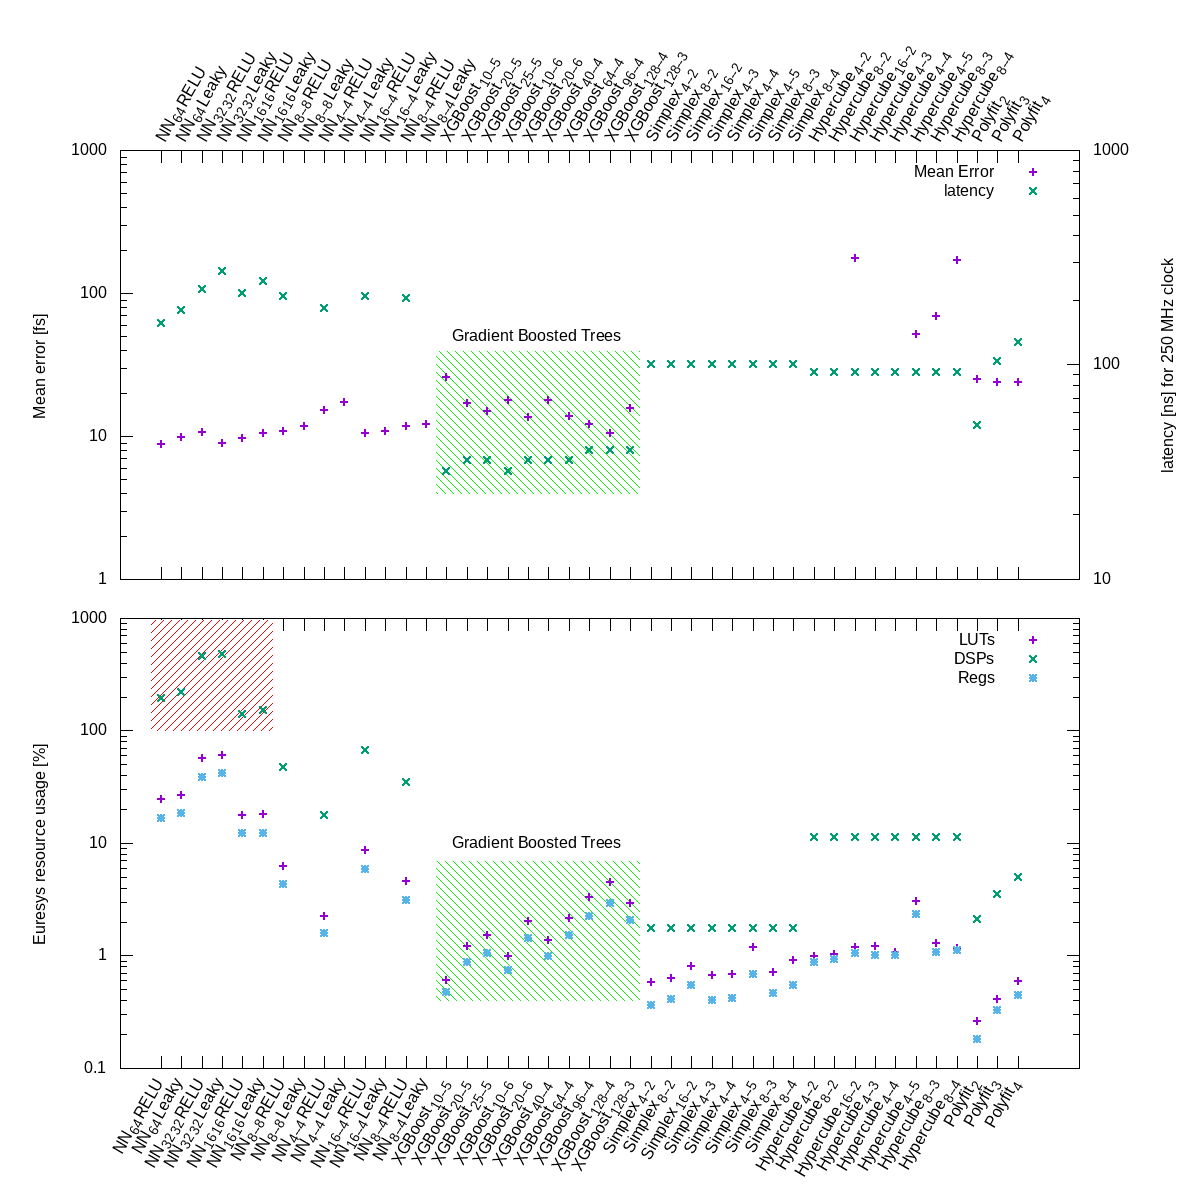

This figure's gnuplot source:
#!/usr/bin/gnuplot -persist
#
#    
#    	G N U P L O T
#    	Version 5.2 patchlevel 6    last modified 2019-01-01 
#    
#    	Copyright (C) 1986-1993, 1998, 2004, 2007-2018
#    	Thomas Williams, Colin Kelley and many others
#    
#    	gnuplot home:     http://www.gnuplot.info
#    	faq, bugs, etc:   type "help FAQ"
#    	immediate help:   type "help"  (plot window: hit 'h')
# set terminal qt 0 font "Sans,9"
# set output
unset clip points
set clip one
unset clip two
set errorbars front 1.000000 
set border 31 front lt black linewidth 1.000 dashtype solid
set zdata 
set ydata 
set xdata 
set y2data 
set x2data 
set boxwidth
set style fill  empty border
set style rectangle back fc  bgnd fillstyle   solid 1.00 border lt -1
set style circle radius graph 0.02 
set style ellipse size graph 0.05, 0.03 angle 0 units xy
set dummy x, y
set format x "% h" 
set format y "% h" 
set format x2 "% h" 
set format y2 "% h" 
set format z "% h" 
set format cb "% h" 
set format r "% h" 
set ttics format "% h"
set timefmt "%d/%m/%y,%H:%M"
set angles radians
set tics back
unset grid
unset raxis
set theta counterclockwise right
set style parallel front  lt black linewidth 2.000 dashtype solid
set key title "" center
set key fixed right top vertical Right noreverse enhanced autotitle nobox
set key noinvert samplen 4 spacing 1 width 0 height 0 
set key maxcolumns 0 maxrows 0
set key noopaque
unset label
unset arrow
set style increment default
unset style line
unset style arrow
set style histogram clustered gap 2 title textcolor lt -1
unset object
set style textbox transparent margins  1.0,  1.0 border  lt -1 linewidth  1.0
set offsets 0, 0, 0, 0
set pointsize 1
set pointintervalbox 1
set encoding default
unset polar
unset parametric
unset decimalsign
unset micro
unset minussign
set view 60, 30, 1, 1
set view azimuth 0
set rgbmax 255
set samples 100, 100
set isosamples 10, 10
set surface 
unset contour
set cntrlabel  format '%8.3g' font '' start 5 interval 20
set mapping cartesian
set datafile separator ","
unset hidden3d
set cntrparam order 4
set cntrparam linear
set cntrparam levels auto 5 unsorted
set cntrparam firstlinetype 0
set cntrparam points 5
set size ratio 0 1,0.85
set origin 0,0.15
set style data points
set style function lines
unset xzeroaxis
unset yzeroaxis
unset zzeroaxis
unset x2zeroaxis
unset y2zeroaxis
set xyplane relative 0.5
set tics scale  1, 0.5, 1, 1, 1
set mxtics default
set mytics default
set mztics default
set mx2tics default
set my2tics default
set mcbtics default
set mrtics default
set nomttics
set xtics  norangelimit 
set xtics   ()
set ytics border in scale 1,0.5 mirror norotate  autojustify
set ytics  norangelimit autofreq 
set ztics border in scale 1,0.5 nomirror norotate  autojustify
set ztics  norangelimit autofreq 
unset x2tics
unset y2tics
set cbtics border in scale 1,0.5 mirror norotate  autojustify
set cbtics  norangelimit autofreq 
set rtics axis in scale 1,0.5 nomirror norotate  autojustify
set rtics  norangelimit autofreq 
unset ttics
set title "" 
set title  font "" norotate
set timestamp bottom 
set timestamp "" 
set timestamp  font "" norotate
set trange [ * : * ] noreverse nowriteback
set urange [ * : * ] noreverse nowriteback
set vrange [ * : * ] noreverse nowriteback
set xlabel "" 
set xlabel  font "" textcolor lt -1 norotate
set x2label "" 
set x2label  font "" textcolor lt -1 norotate
set xrange [ * : * ] noreverse writeback
set x2range [ * : * ] noreverse writeback
set ylabel "latency [ns]" 
set ylabel  font "" textcolor lt -1 rotate
set y2label "" 
set y2label  font "" textcolor lt -1 rotate
set yrange [ * : * ] noreverse writeback
set y2range [ * : * ] noreverse writeback
set zlabel "" 
set zlabel  font "" textcolor lt -1 norotate
set zrange [ * : * ] noreverse writeback
set cblabel "" 
set cblabel  font "" textcolor lt -1 rotate
set cbrange [ * : * ] noreverse writeback
set rlabel "" 
set rlabel  font "" textcolor lt -1 norotate
set rrange [ * : * ] noreverse writeback
unset logscale
unset jitter
set zero 1e-08
set lmargin  -1
set bmargin  -1
set rmargin  -1
set tmargin  -1
set locale "en_US.UTF-8"
set pm3d explicit at s
set pm3d scansautomatic
set pm3d interpolate 1,1 flush begin noftriangles noborder corners2color mean
set pm3d nolighting
set palette positive nops_allcF maxcolors 0 gamma 1.5 color model RGB 
set palette rgbformulae 7, 5, 15
set colorbox default
set colorbox vertical origin screen 0.9, 0.2 size screen 0.05, 0.6 front  noinvert bdefault
set style boxplot candles range  1.50 outliers pt 7 separation 1 labels auto unsorted
set loadpath 
set fontpath 
set psdir
set fit brief errorvariables nocovariancevariables errorscaling prescale nowrap v5
GNUTERM = "qt"
file = "Model Summaries - proc.csv"
x = 0.0
## Last datafile plotted: "Model Summaries - proc.csv"
set term png size 1200,1200
set output 'plotting.model.summaries.png'
set multiplot
set lmargin screen 0.1
set rmargin screen 0.9
set xrange [-2:45]
set x2range [-2:45]
set size 1,.5
set origin 0,.5
set x2tics border in scale 1,0.5 mirror rotate by 60  offset character 0, 0, 0 left
set ytics nomirror
set y2tics nomirror 
set ylabel 'Mean error [fs]'
set y2label 'latency [ns] for 250 MHz clock'
set log y
set log y2
unset xtics
set key font "Times,18"
set ytics font "Times,18"
set y2tics font "Times,18"
set x2tics font "Times,12"
set object 1 rect from 13.5,4 to 23.5,4e1 fc rgb 'green' fs pattern 4 noborder back
set label 1 center at 18.5,50 'Gradient Boosted Trees' font "Times,18"
set xlabel font "Times,10"
set x2label font "Times,10"
set ylabel font "Times,18"
set y2label font "Times,18"
plot file u 0:14 w points lw 2 axis x2y1 title 'Mean Error',\
	file u 0:4:x2tic(1) w points lw 2 axis x2y2 title 'latency'
set xtics border in scale 1,0.5 mirror rotate by 60  offset character 0, 0, 0 right 
set origin 0,0
set ylabel 'Euresys resource usage [%]' 
set ylabel font "Times,18"
set y2label font "Times,18"
set log y
set ytics mirror
unset y2tics
unset x2tics
unset y2label
set xtics font "Times,12"
#set arrow 1 nohead from -.5,100 to 5.5,100 lw 2 lc rgb 'red' 
set label 1 center at 18.5,10
set object 1 rect from 13.5,.4 to 23.5,7 fc rgb 'green' fs pattern 4 noborder back
set object 2 rect from -.5,100 to 5.5,1e3 fc rgb 'red' fs pattern 5 noborder back
plot file u 0:6:xtic(1) w points lw 2 title 'LUTs',\
	file u 0:7 w points lw 2 title 'DSPs',\
	file u 0:10 w points lw 2 title 'Regs'
unset multiplot
#    EOF
